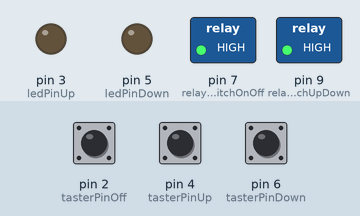
Simulated run of this sketch. Board: Arduino Uno, built with avr-gcc and run on an emulated ATmega328P. Parts: switched loads named in the sketch (green lamp = pin HIGH), output pins drawn as LEDs (lit = HIGH). The inputs (shaded band) are chosen by the test bench; at power-on: pin 4 (tasterPinUp) LOW, pin 6 (tasterPinDown) LOW, pin 2 (tasterPinOff) LOW. What the sketch prints to the serial monitor is not drawn.

Above: at 1.2 s.
1.3 s: pin 4 (tasterPinUp) pulled HIGH for 0.15 s
At 3.5 s:
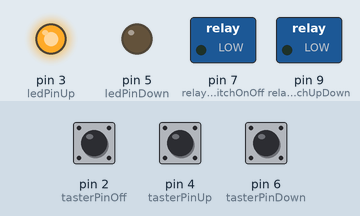
3.8 s: pin 6 (tasterPinDown) pulled HIGH for 3.2 s
At 9.0 s:
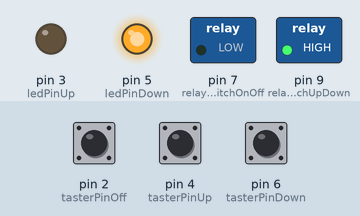
9.3 s: pin 2 (tasterPinOff) pulled HIGH for 0.15 s
At 10.2 s:
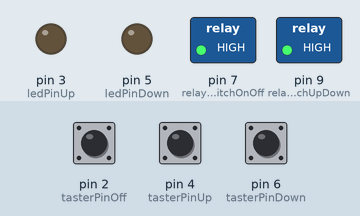
10.9 s: pin 4 (tasterPinUp) pulled HIGH for 1 s
At 12.2 s:
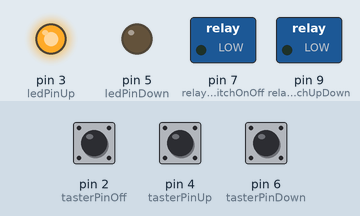
Timing chart, 0 to 23.4 s (numbered marks = the images above; inputs shaded):
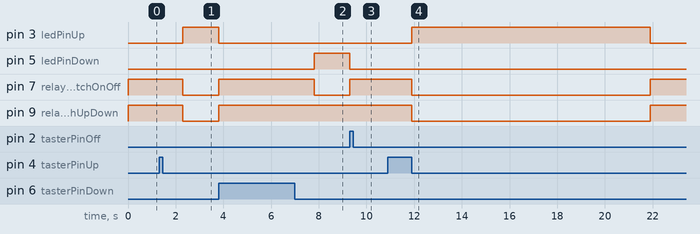

The sketch:

Prototype_Basic.ino
```cpp
#include <EtherCard.h>

#define STATIC 0  // enable or disable DHCP

#if STATIC
static byte myip[] = { 192, 168, 0, 77 }; // interface ip address
static byte gwip[] = { 192, 168, 0, 1 }; // gateway ip address
#endif

static byte mymac[] = { 0x74, 0x69, 0x69, 0x2D, 0x30, 0x31 }; // ethernet mac address

const int relaySwitchOnOff = 7;   // Relais 1 und 2 für nn/off
const int relaySwitchUpDown = 9;  // Relais 3 für rauf und runter
const int tasterPinUp = 4;        // Taste für rauf
const int tasterPinDown = 6;      // Taste für runter
const int tasterPinOff = 2;       // Taste für aus
const int ledPinUp = 3;           // Kontroll LED für rauf
const int ledPinDown = 5;         // Kontroll LED für runter

const int autoOffTime = 10 * 1000;  // Sekunden für das automatische abschalten
unsigned long timerStart;           // Startzeit für das automatische abschalten

byte Ethernet::buffer[500];         // tcp/ip send and receive buffer

const char page[] PROGMEM =
  "HTTP/1.1 200 OK\r\n"
  "Content-Type: text/html\r\n"
  "Retry-After: 600\r\n"
  "\r\n"
  "<html>"
  "<head>"
  "<title>SmartHome Basic</title>"
  "</head>"
  "<body>"
  "<a href=?rs=2>up</a><br>"
  "<a href=?rs=0>off</a><br>"
  "<a href=?rs=1>down</a><br>"
  "</body>"
  "</html>"
  ;

void setup() {
  Serial.begin(57600);
  Serial.println("Rolladensteuerung Setup");

  if (ether.begin(sizeof Ethernet::buffer, mymac) == 0)
    Serial.println( "Failed to access Ethernet controller");

#if STATIC
  ether.staticSetup(myip, gwip);
#else
  if (!ether.dhcpSetup())
    Serial.println("DHCP failed");
#endif

  ether.printIp("IP:  ", ether.myip);
  ether.printIp("GW:  ", ether.gwip);
  ether.printIp("DNS: ", ether.dnsip);

  pinMode(tasterPinUp, INPUT);
  pinMode(tasterPinDown, INPUT);
  pinMode(tasterPinOff, INPUT);

  pinMode(ledPinUp, OUTPUT);
  pinMode(ledPinDown, OUTPUT);
  pinMode(relaySwitchOnOff, OUTPUT);
  pinMode(relaySwitchUpDown, OUTPUT);

  switchStatus(0);
}

void switchStatus(int relayStatus) {
  if (((digitalRead(ledPinUp) == HIGH)) || ((digitalRead(ledPinDown) == HIGH))) {
    digitalWrite(ledPinDown, LOW);
    digitalWrite(ledPinUp, LOW);
    digitalWrite(relaySwitchOnOff, HIGH);
    digitalWrite(relaySwitchUpDown, HIGH);
    delay(1000);
  }

  switch (relayStatus) {
    case 2: {
        digitalWrite(ledPinUp, HIGH);
        digitalWrite(ledPinDown, LOW);
        digitalWrite(relaySwitchOnOff, LOW);
        digitalWrite(relaySwitchUpDown, LOW);
        timerStart = millis();
      }
      break;
    case 1: {
        digitalWrite(ledPinUp, LOW);
        digitalWrite(ledPinDown, HIGH);
        digitalWrite(relaySwitchOnOff, LOW);
        digitalWrite(relaySwitchUpDown, HIGH);
        timerStart = millis();
      }
      break;
    default: {
        digitalWrite(ledPinDown, LOW);
        digitalWrite(ledPinUp, LOW);
        digitalWrite(relaySwitchOnOff, HIGH);
        digitalWrite(relaySwitchUpDown, HIGH);
      }
      break;
  }
}

void loop() {
  word len = ether.packetReceive();
  word pos = ether.packetLoop(len);

  if (pos) {
    if (strstr((char *)Ethernet::buffer + pos, "GET /?rs=2") != 0) {
      switchStatus(2);
    }
    else if (strstr((char *)Ethernet::buffer + pos, "GET /?rs=1") != 0) {
      switchStatus(1);
    }
    else if (strstr((char *)Ethernet::buffer + pos, "GET /?rs=0") != 0) {
      switchStatus(0);
    }

    memcpy_P(ether.tcpOffset(), page, sizeof page);
    ether.httpServerReply(sizeof page - 1);
  }

  if (digitalRead(tasterPinUp) == HIGH) {
    switchStatus(2);
  }
  else if (digitalRead(tasterPinDown) == HIGH) {
    switchStatus(1);
  }
  else if (digitalRead(tasterPinOff) == HIGH) {
    switchStatus(0);
  }

  if ((((digitalRead(ledPinUp) == HIGH)) || (digitalRead(ledPinDown) == HIGH)) && (millis() - timerStart > autoOffTime)) {
    switchStatus(0);
  }
}
```

Measured:
- after the input at 1.3 s, pin 3 (ledPinUp): LOW → HIGH after 1.0 s; pin 7 (relaySwitchOnOff), pin 9 (relaySwitchUpDown): HIGH → LOW after 1.0 s
- after the input at 3.8 s, pin 3 (ledPinUp): HIGH → LOW at once; pin 5 (ledPinDown): LOW → HIGH after 4.0 s; pin 7 (relaySwitchOnOff): LOW → HIGH at once, → LOW 4.0 s later; pin 9 (relaySwitchUpDown): LOW → HIGH at once
- after the input at 9.3 s, pin 5 (ledPinDown): HIGH → LOW at once; pin 7 (relaySwitchOnOff): LOW → HIGH at once
- after the input at 10.9 s, pin 3 (ledPinUp): LOW → HIGH after 1.0 s, → LOW 10.0 s later; pin 7 (relaySwitchOnOff), pin 9 (relaySwitchUpDown): HIGH → LOW after 1.0 s, → HIGH 10.0 s later
